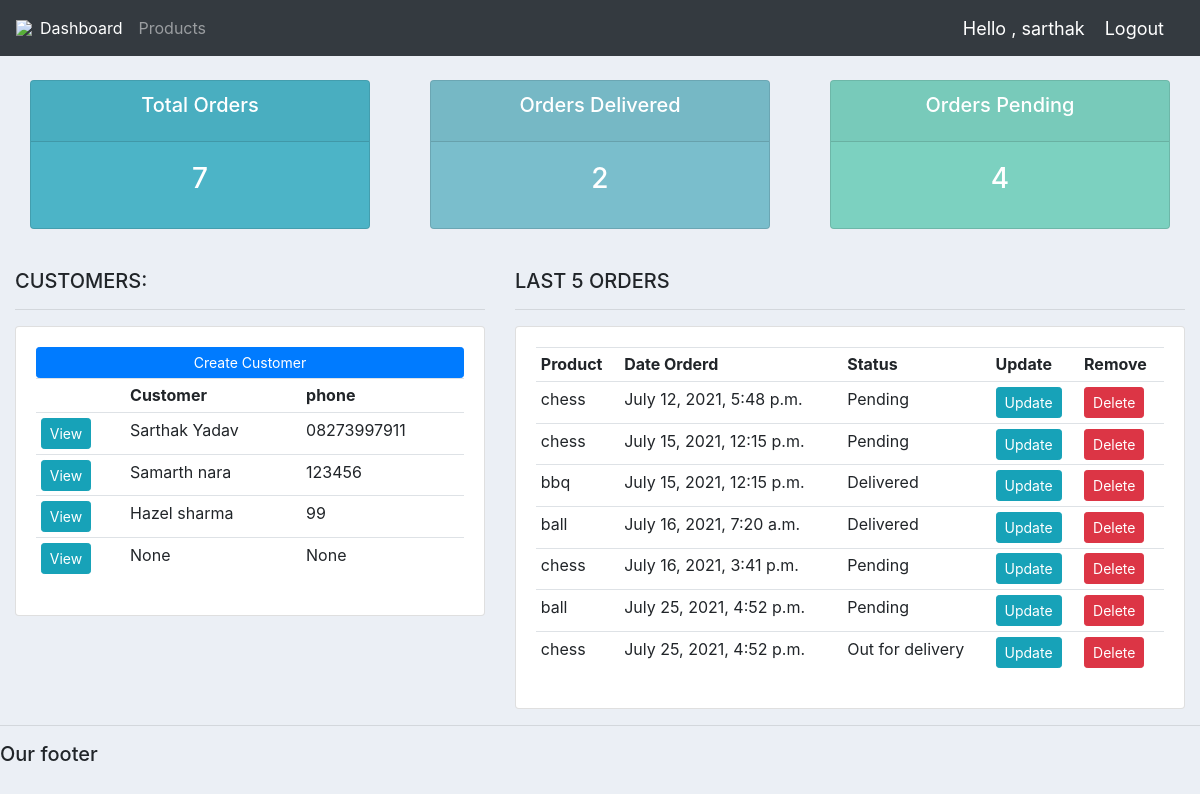
The app's page / (signed in) with its own data.
### accounts/models.py (models this page shows, shortened)
class Customer(models.Model):
	user=models.OneToOneField(User,null=True,blank=True,on_delete=models.CASCADE)
	name = models.CharField(max_length=200, null=True)
	phone = models.CharField(max_length=200, null=True)
	email = models.CharField(max_length=200, null=True)
	date_created = models.DateTimeField(auto_now_add=True, null=True)

class Order(models.Model):
	STATUS = (
			('Pending', 'Pending'),
			('Out for delivery', 'Out for delivery'),
			('Delivered', 'Delivered'),
			)
	customer = models.ForeignKey(Customer, null=True, on_delete= models.SET_NULL)
	product = models.ForeignKey(Product, null=True, on_delete= models.SET_NULL)
	date_created = models.DateTimeField(auto_now_add=True, null=True)
	status = models.CharField(max_length=200, null=True, choices=STATUS)

class Product(models.Model):
	CATEGORY = (
			('Indoor', 'Indoor'),
			('Out Door', 'Out Door'),
			)
	name = models.CharField(max_length=200, null=True)
	price = models.FloatField(null=True)
	category = models.CharField(max_length=200, null=True, choices=CATEGORY)
	description = models.CharField(max_length=200, null=True, blank=True)
	date_created = models.DateTimeField(auto_now_add=True, null=True)
	tags = models.ManyToManyField(Tag)
	def __str__(self):
		return self.name

### accounts/decorators.py (the view)
	def wrapper_function(request, *args, **kwargs):
		group = None
		if request.user.groups.exists():
			group = request.user.groups.all()[0].name
		if group == 'customer':
			return redirect('user-page')
		if group == 'admin':
			return view_func(request, *args, **kwargs)

### accounts/views.py (called while the page is built)
@login_required(login_url='login')
@admin_only
def home(request):
	orders = Order.objects.all()
	customers = Customer.objects.all()
	total_customers = customers.count()
	total_orders = orders.count()
	delivered = orders.filter(status='Delivered').count()
	pending = orders.filter(status='Pending').count()
	context = {'orders':orders, 'customers':customers,
	'total_orders':total_orders,'delivered':delivered,
	'pending':pending }
	return render(request, 'accounts/dashboard.html', context)

### accounts/templates/accounts/dashboard.html
{%  extends 'accounts/main.html' %}
{% block content %}
{%  include 'accounts/status.html' %}
<br>
<div class="row">
	<div class="col-md-5">
		<h5>CUSTOMERS:</h5>
		<hr>
		<div class="card card-body">
			<a class="btn btn-primary  btn-sm btn-block" href="">Create Customer</a>
			<table class="table table-sm">
				<tr>
					<th></th>
					<th>Customer</th>
					<th>phone</th>
				</tr>
                {% for customer in customers %}
                <tr>
					<td><a class="btn btn-sm btn-info" href="{% url 'customer' customer.id %}">View</a></td>
                    <td>
                        {{customer.name}}
                    </td>
                    <td>
                        {{customer.phone}}
                    </td>
                </tr>
                {% endfor %}
			</table>
		</div>
	</div>
	<div class="col-md-7">
		<h5>LAST 5 ORDERS</h5>
		<hr>
		<div class="card card-body">
			<table class="table table-sm">
				<tr>
					<th>Product</th>
					<th>Date Orderd</th>
					<th>Status</th>
					<th>Update</th>
					<th>Remove</th>
				</tr>
                {% for order in orders %}
					<tr>
						<td>{{order.product}}</td>
						<td>{{order.date_created}}</td>
						<td>{{order.status}}</td>
						<td><a class="btn btn-sm btn-info" href="{% url 'update_order' order.id %}">Update</a></td>
						<td><a class="btn btn-sm btn-danger" href="{% url 'delete_order' order.id %}">Delete</a></td>
					</tr>
				{% endfor %}
			</table>
		</div>
	</div>
</div>
{% endblock %}

### accounts/templates/accounts/navbar.html (shortened to what this page needs)
{% load static %}
<nav class="navbar navbar-expand-lg navbar-dark bg-dark">
    <img src="{% static 'images/t1.jpg' %}">
    <div class="collapse navbar-collapse" id="navbarNav">
      <ul class="navbar-nav">
        {% if request.user.is_staff %}
      <li class="nav-item active">
        <a class="nav-link" href="{% url 'home' %}">Dashboard</a>
      </li>
      <li class="nav-item">
        <a class="nav-link" href="{% url 'products' %}">Products</a>
      </li>
      {% else %}
       <li class="nav-item">
        <a class="nav-link" href="{% url 'account' %}">Settings</a>
      </li>
      {% endif %}
      </ul>
    </div>
    <span class="msg">Hello , {{request.user}}</span>
    <span ><a class="msg" href="{% url 'logout' %}">Logout</a></span>
  </nav>

### static/css/main.css (style rules this page uses)
body { background-color: #ebeff5; }

### accounts/templates/accounts/navbar.html (style rules this page uses)
.msg { font-size: 18px; color: #fff; margin-right: 20px; }

### records on screen
Customer: name "Sarthak Yadav", phone "08273997911"
Customer: name "Samarth nara", phone "123456"
Customer: name "Hazel sharma", phone "99"
Customer: name "None", phone "None"
Order: product "chess", date_created "July 12, 2021, 5:48 p.m.", status "Pending"
Order: product "chess", date_created "July 15, 2021, 12:15 p.m.", status "Pending"
Order: product "bbq", date_created "July 15, 2021, 12:15 p.m.", status "Delivered"
Order: product "ball", date_created "July 16, 2021, 7:20 a.m.", status "Delivered"
Order: product "chess", date_created "July 16, 2021, 3:41 p.m.", status "Pending"
Order: product "ball", date_created "July 25, 2021, 4:52 p.m.", status "Pending"
Order: product "chess", date_created "July 25, 2021, 4:52 p.m.", status "Out for delivery"

### other values on screen
{{ request.user }} "sarthak"
{{ total_orders }} "7"
{{ delivered }} "2"
{{ pending }} "4"
